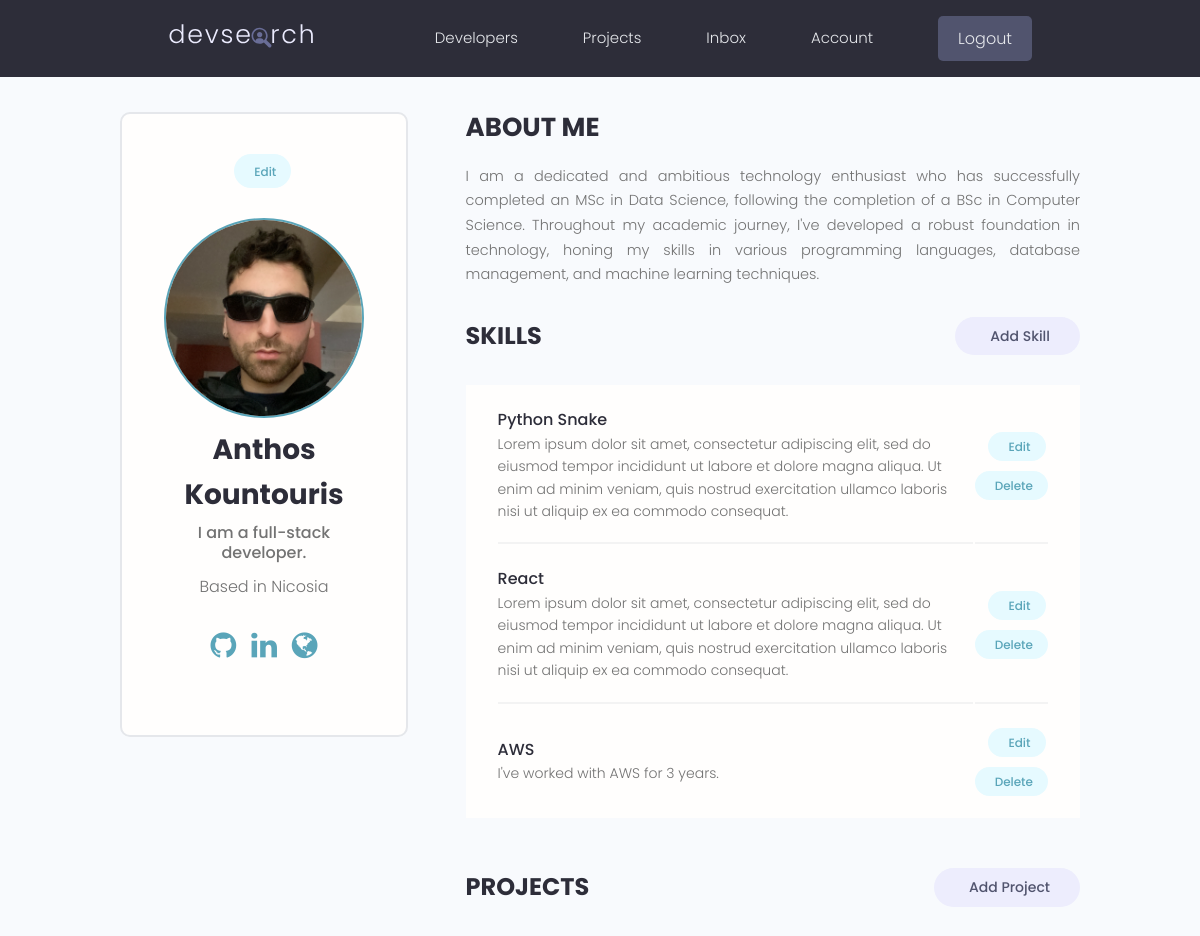
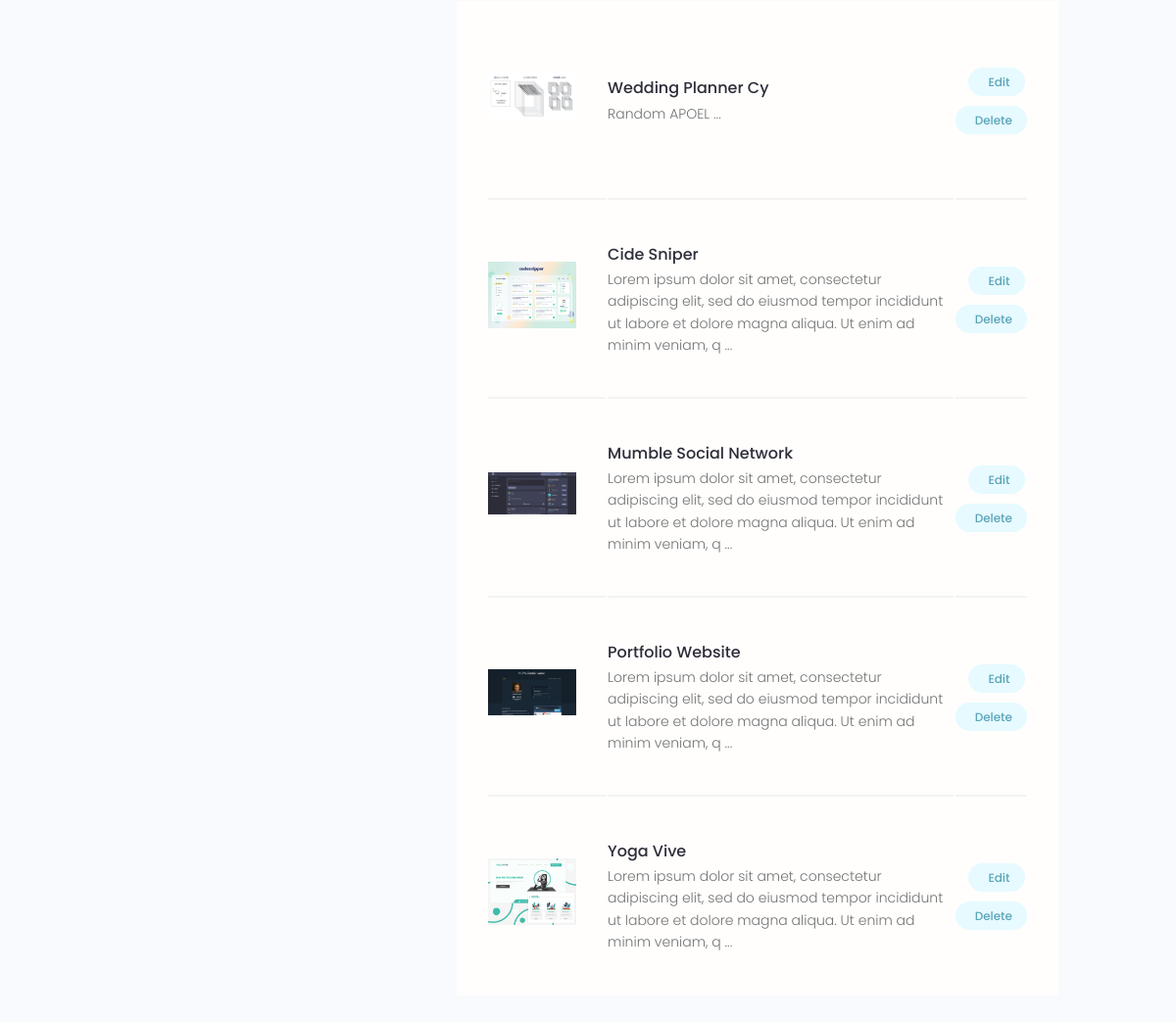
The app's page /account/ (signed in) with its own data (2 pictures, top to bottom).
### users/models.py (models this page shows, shortened)
class Profile(models.Model):
    user = models.OneToOneField(User, on_delete=models.CASCADE, null=True, blank=True)
    name = models.CharField(max_length=200, blank=True, null = True)
    email = models.EmailField(max_length=500, blank=True, null = True)
    username = models.CharField(max_length=200, blank=True, null = True)
    location = models.CharField(max_length=200, blank=True, null = True)
    short_intro = models.CharField(max_length=200, blank=True, null=True)
    bio = models.TextField(blank=True, null=True)
    profile_image = models.ImageField(
        null=True, blank=True, upload_to='profiles/', default='profiles/user-default.png')
    social_github = models.CharField(max_length=200, blank=True, null = True)
    social_twitter = models.CharField(max_length=200, blank=True, null = True)
    social_linkedin = models.CharField(max_length=200, blank=True, null = True)
    social_youtube = models.CharField(max_length=200, blank=True, null = True)
    social_website = models.CharField(max_length=200, blank=True, null = True)
    created = models.DateTimeField(auto_now_add = True)
    id = models.UUIDField(default = uuid.uuid4, unique = True,
                          primary_key = True, editable = False)

class Skill(models.Model):
    owner = models.ForeignKey(Profile, on_delete=models.CASCADE, null=True, blank=True)
    name = models.CharField(max_length=200, blank=True, null = True)
    description = models.TextField(blank=True, null=True)
    created = models.DateTimeField(auto_now_add = True)
    id = models.UUIDField(default = uuid.uuid4, unique = True,
                          primary_key = True, editable = False)

### projects/models.py (models this page shows, shortened)
class Project(models.Model):
    owner = models.ForeignKey(Profile, null=True, blank=True, on_delete=models.SET_NULL) # many to one relationship
    title = models.CharField(max_length=200)
    description = models.TextField(null = True, blank=True) # Can leave it empty (database, django) to know
    featured_image = models.ImageField(
        null=True, blank=True, default="default.jpg")
    demo_link = models.CharField(max_length = 2000, null = True, blank = True)
    source_link = models.CharField(max_length = 2000, null = True, blank = True)
    tags = models.ManyToManyField('Tag', blank = True) # In string to be able to add it
    vote_total = models.IntegerField(default = 0, null = True, blank = True)
    vote_ratio = models.IntegerField(default = 0, null = True, blank = True)
    created = models.DateTimeField(auto_now_add = True)
    id = models.UUIDField(default = uuid.uuid4, unique = True,
                          primary_key = True, editable = False)
    class Meta:
        ordering = ['-vote_ratio', '-vote_total', 'title'] # ordering, use - infront for descending

### users/views.py (the view)
# urls.py: path('account/', views.userAccount, name ="account"),
@login_required(login_url='login')
def userAccount(request):
    profile = request.user.profile # Getting logged in users profile
    skills = profile.skill_set.all()
    projects = profile.project_set.all()
    context = {'profile' : profile, 'skills' : skills, 'projects' : projects}
    return render(request, 'users/account.html', context)

### users/templates/users/account.html (shortened to what this page needs)
{% extends 'main.html' %}
{% block content %}
  <main class="settingsPage profile my-md">
    <div class="container">
      <div class="layout">
        <div class="column column--1of3">
          <div class="card text-center">
            <div class="card__body dev">
              <a class="tag tag--pill tag--main settings__btn" href="{% url 'edit-account' %}"> Edit</a>
              <img class="avatar avatar--xl dev__avatar" src="{{profile.profile_image.url}}" />
              <h2 class="dev__name">{{profile.name}}</h2>
              <p class="dev__title">{{profile.short_intro}}</p>
              <p class="dev__location">Based in {{profile.location}}</p>
              <ul class="dev__social">
                {% if profile.social_github %}
                <li>
                  <a title="Github" href="{{profile.social_github}}" target="_blank"><i class="fa fa-github" style="font-size:30px"></i></a>
                </li>
                {% endif %}
                {% if profile.social_linkedin %}
                <li>
                  <a title="LinkedIn" href="{{profile.social_linkedin}}" target="_blank"><i class="fa fa-linkedin" style="font-size:30px"></i></a>
                </li>
                {% endif %}
                {% if profile.social_website %}
                <li>
                  <a title="Personal Website" href="{{profile.social_website}}" target="_blank"><i class="fa fa-globe" style="font-size:30px"></i></a>
                </li>
                {% endif %}
              </ul>
            </div>
          </div>
        </div>
        <div class="column column--2of3">
          <div class="devInfo">
            <h3 class="devInfo__title">About Me</h3>
            <p class="devInfo__about">{{profile.bio}}</p>
          </div>
          <div class="settings">
            <h3 class="settings__title">Skills</h3>
            <a class="tag tag--pill tag--sub settings__btn tag--lg" href="{% url 'create-skill' %}"> Add Skill</a>
          </div>
          <table class="settings__table">
            {% for skill in skills %}
            <tr>
              <td class="settings__tableInfo">
                <h4>{{skill.name}}</h4>
                <p>
                  {{skill.description}}
                </p>
              </td>
              <td class="settings__tableActions">
                <a class="tag tag--pill tag--main settings__btn" href="{% url 'update-skill' skill.id %}"> Edit</a>
                <a class="tag tag--pill tag--main settings__btn" href="{% url 'delete-skill' skill.id %}?next=/account">
                  Delete</a>
              </td>
            </tr>
            {% endfor %}
          </table>
          <div class="settings">
            <h3 class="settings__title">Projects</h3>
            <a class="tag tag--pill tag--sub settings__btn tag--lg" href="{% url 'create-project' %}"> Add Project</a>
          </div>
          <table class="settings__table">
            {% for project in projects %}
            <tr>
              <td class="settings__thumbnail">
                <a href="{% url 'project' project.id %}"><img src="{{ project.featured_image.url }}" alt="Project Thumbnail" /></a>
              </td>
              <td class="settings__tableInfo">
                <a href="{% url 'project' project.id %}">{{project.title}}</a>
                <p>
                  {{project.description|slice:"150"}} ...
                </p>
              </td>
              <td class="settings__tableActions">
                <a class="tag tag--pill tag--main settings__btn" href="{% url 'update-project' project.id %}"> Edit</a>
                <a class="tag tag--pill tag--main settings__btn" href="{% url 'delete-project' project.id %}?next=/account">
                  Delete</a>
              </td>
            </tr>
            {% endfor %}
          </table>
        </div>
      </div>
    </div>
  </main>
  {% endblock %}

### static/styles/app.css (style rules this page uses)
:root { --color-sub: #2d2d39; }
.card { border: 2px solid var(--color-light); }
img { width: 100%; }
.profile .card > .dev { padding: 4rem; }
.dev__avatar { display: block; margin: auto; }
.dev__name { color: var(--color-sub); font-size: 2.8rem; font-weight: 700; margin-top: 1rem; margin-bottom: 0.5rem; }
.dev__title { font-size: 1.6rem; font-weight: 500; line-height: 1.3; }
.dev__location { margin-top: 1rem; }
.dev__social { margin: 3rem 0; list-style: none; display: flex; justify-content: center; gap: 1.5rem; }
.devInfo { margin-bottom: 3rem; }
.devInfo__title, .devInfo__subtitle { font-size: 2.6rem; color: var(--color-sub); text-transform: uppercase; font-weight: 700; margin-bottom: 1.5rem; }
.devInfo__about, .devSkill__info { font-size: 1.45rem; line-height: 1.7; text-align: justify; }
.settingsPage .dev > .settings__btn { display: inline-block; margin-bottom: 3rem; }
.settings { display: flex; justify-content: space-between; align-items: center; }
.settings__title { font-size: 2.4rem; text-transform: uppercase; font-weight: 700; color: var(--color-sub); }
.settings__table { margin-top: 3rem; margin-bottom: 5rem; padding: 0 3rem; background: var(--color-white); }
.settings__table tr { width: 100%; }
.settings__table tr > td { padding: 2rem 0; }
.settings__table tr:not(:last-child) td { border-bottom: 2px solid var(--color-white-light); }
.settings__thumbnail { width: 23%; min-width: 10rem; }
.settings__thumbnail img { padding-right: 3rem; height: 15rem; object-fit: contain; }
.settings__tableInfo { width: 100%; }
.settings__tableInfo h4, .settings__tableInfo a { padding-right: 1rem; width: auto; font-size: 1.6rem; font-weight: 500; color: var(--color-sub); }
.settings__tableInfo p { font-size: 1.4rem; }
.settings__tableActions { text-align: right; }

### static/uikit/styles/modules/_variables.css (style rules this page uses)
:root { --color-main: #5aa5b9; --color-main-light: #e6faff; --color-sub: #3f4156; --color-sub-light: #51546e; --color-sub-lighter: #ededfd; --color-text: #737373; --color-gray: #8b8b8b; --color-light: #e5e7eb; --color-light-gray: #767676; --color-bg: #f8fafd; --color-white: #fffefd; --color-white-light: #f3f3f3; --color-success: #359e64; --color-success-bg: #def8e8; --color-error: #fc4b0b; --color-error-bg: #fff2ee; --font-base: 'Poppins', arial, helvetica, 'Segoe UI', roboto, ubuntu, sans-serif; --font-monospace: 'Fira Code', 'Courier New', courier, monospace; --font-regular: 300; --font-medium: 500; --font-bold: 700; --generic-shadow: 1px 1px 5px #00000010; --generic-transition: all 0.3s ease-in-out; }

### static/uikit/styles/modules/_base.css (style rules this page uses)
* { margin: 0; padding: 0; box-sizing: border-box; text-rendering: optimizeLegibility; color: inherit; font-size: inherit; }
html { font-size: 50%; }
@media only screen and (min-width: 480px) { html { font-size: 56.25%; } }
@media only screen and (min-width: 1200px) { html { font-size: 62.5%; } }
body { line-height: 1.6; font-weight: 400; font-size: 1.5rem; color: var(--color-text); background-color: var(--color-bg); min-height: 100vh; }

### static/uikit/styles/modules/_typography.css (style rules this page uses)
* { font-family: var(--font-base); }
h2 { font-size: 3.6rem; font-weight: var(--font-bold); }
h3 { font-size: 3.2rem; font-weight: var(--font-medium); }
h4 { font-size: 2.8rem; font-weight: var(--font-medium); }
p, span, strong { font-size: 1.6rem; color: var(--color-text); font-weight: var(--font-regular); }
a { padding-bottom: 2px; text-decoration: none; display: inline-block; color: var(--color-main); font-weight: var(--font-medium); }

### static/uikit/styles/modules/_utilities.css (style rules this page uses)
.container { width: 92%; max-width: 165rem; margin: 0 auto; box-sizing: border-box; }
@media screen and (min-width: 1000px) { .container { width: 90%; } }
@media screen and (min-width: 1200px) { .container { width: 80%; } }
.text-center { text-align: center; }
.my-md { margin: 3rem auto; }

### static/uikit/styles/modules/_avatar.css (style rules this page uses)
.avatar { border-radius: 50%; border: 2px solid var(--color-main); object-fit: cover; }
.avatar--xl { height: 20rem; width: 20rem; }

### static/uikit/styles/modules/_card.css (style rules this page uses)
.card { border-radius: 1rem; background-color: var(--color-white); border: 1.5px solid var(--color-light); width: auto; height: auto; margin-top: 0.5rem; margin-bottom: 0.5rem; overflow: hidden; }
.card__body, .card__header { padding: 2rem 2.5rem; }

### static/uikit/styles/modules/_layout.css (style rules this page uses)
.layout { display: flex; flex-flow: row wrap; justify-content: space-between; }
.layout > .column { margin-bottom: 3rem; }
.layout > .column.column--1of3 { flex-basis: 30%; }
.layout > .column.column--2of3 { flex-basis: 64%; }

### records on screen
Profile: profile_image (picture), name "Anthos Kountouris", short_intro "I am a full-stack developer.", location "Nicosia", bio "I am a dedicated and ambitious technology enthusiast who has successfully completed an MSc in Data Science, following the completion of a BSc in Computer Science. Throughout my academic journey, I've developed a robust foundation in technology, honing my skills in various programming languages, database management, and machine learning techniques."
Skill: name "Python Snake", description "Lorem ipsum dolor sit amet, consectetur adipiscing elit, sed do eiusmod tempor incididunt ut labore et dolore magna aliqua. Ut enim ad minim veniam, quis nostrud exercitation ullamco laboris nisi ut aliquip ex ea commodo consequat."
Skill: name "React", description "Lorem ipsum dolor sit amet, consectetur adipiscing elit, sed do eiusmod tempor incididunt ut labore et dolore magna aliqua. Ut enim ad minim veniam, quis nostrud exercitation ullamco laboris nisi ut aliquip ex ea commodo consequat."
Skill: name "AWS", description "I've worked with AWS for 3 years."
Project: featured_image (picture), title "Wedding Planner Cy", description "Random APOEL"
Project: featured_image (picture), title "Cide Sniper", description "Lorem ipsum dolor sit amet, consectetur adipiscing elit, sed do eiusmod tempor incididunt ut labore et dolore magna aliqua. Ut enim ad minim veniam, q"
Project: featured_image (picture), title "Mumble Social Network", description "Lorem ipsum dolor sit amet, consectetur adipiscing elit, sed do eiusmod tempor incididunt ut labore et dolore magna aliqua. Ut enim ad minim veniam, q"
Project: featured_image (picture), title "Portfolio Website", description "Lorem ipsum dolor sit amet, consectetur adipiscing elit, sed do eiusmod tempor incididunt ut labore et dolore magna aliqua. Ut enim ad minim veniam, q"
Project: featured_image (picture), title "Yoga Vive", description "Lorem ipsum dolor sit amet, consectetur adipiscing elit, sed do eiusmod tempor incididunt ut labore et dolore magna aliqua. Ut enim ad minim veniam, q"
